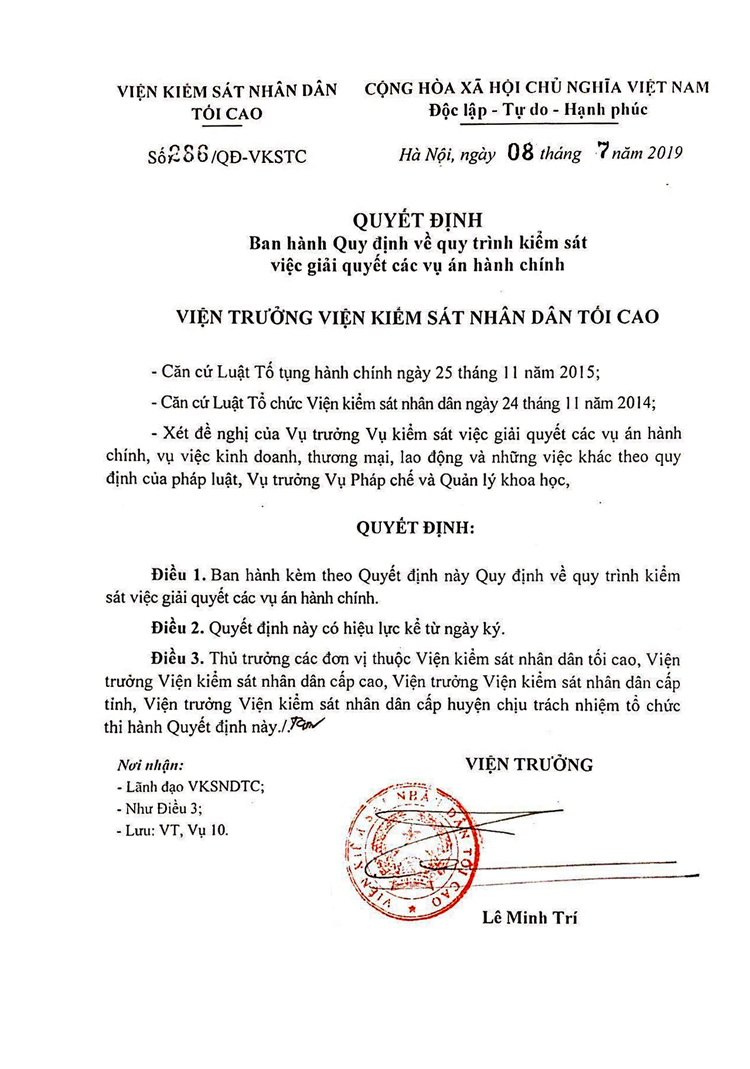
#> input picture dataset/examples/input/administrative_documents.jpg, 750 x 1069 px
$ python scan.py --images ../../dataset/examples/input --image ../../dataset/examples/input/administrative_documents.jpg
#> lines starting #> are read from the running program, lines starting #| are printed output that depends on the picture; after the words box and inside, x2 and y2 are one past the last pixel; in counts of white or black regions, pixels touching at a corner belong together
### src/utils/pyimagesearch/imutils.py
# Import the necessary packages
import numpy as np
import cv2

# [23 lines left out: functions translate, rotate, not called in this run]

def resize(image, width = None, height = None, inter = cv2.INTER_AREA):
	# initialize the dimensions of the image to be resized and
	# grab the image size
	dim = None
	(h, w) = image.shape[:2]

	# if both the width and height are None, then return the
	# original image
	if width is None and height is None:
		return image

	# check to see if the width is None
	if width is None:
		# calculate the ratio of the height and construct the
		# dimensions
		r = height / float(h)
		dim = (int(w * r), height)

	# otherwise, the height is None
	else:
		# calculate the ratio of the width and construct the
		# dimensions
		r = width / float(w)
		dim = (width, int(h * r))

	# resize the image
	resized = cv2.resize(image, dim, interpolation = inter)

	# return the resized image
	return resized

### src/utils/scan.py
# USAGE:
# python scan.py (--images <IMG_DIR> | --image <IMG_PATH>) [-i]

# To scan all images in a directory automatically:
# python scan.py --images sample_images

from pyimagesearch import transform
from pyimagesearch import imutils
from scipy.spatial import distance as dist
from matplotlib.patches import Polygon
import numpy as np
import matplotlib.pyplot as plt
import itertools
import math
import cv2
from pylsd.lsd import lsd

import argparse
import os


class DocScanner(object):
    """An image scanner"""

    def __init__(self, MIN_QUAD_AREA_RATIO=0.25, MAX_QUAD_ANGLE_RANGE=40):
        """
        Args:
            MIN_QUAD_AREA_RATIO (float): A contour will be rejected if its corners
                do not form a quadrilateral that covers at least MIN_QUAD_AREA_RATIO
                of the original image. Defaults to 0.25.
            MAX_QUAD_ANGLE_RANGE (int):  A contour will also be rejected if the range
                of its interior angles exceeds MAX_QUAD_ANGLE_RANGE. Defaults to 40.
        """
        self.MIN_QUAD_AREA_RATIO = MIN_QUAD_AREA_RATIO
        self.MAX_QUAD_ANGLE_RANGE = MAX_QUAD_ANGLE_RANGE

    # [45 lines left out: functions filter_corners, angle_between_vectors_degrees, get_angle, angle_range, not called in this run]

    def get_corners(self, img):
        """
        Returns a list of corners ((x, y) tuples) found in the input image. With proper
        pre-processing and filtering, it should output at most 10 potential corners.
        This is a utility function used by get_contours. The input image is expected
        to be rescaled and Canny filtered prior to be passed in.
        """
        lines = lsd(img)

        # massages the output from LSD
        # LSD operates on edges. One "line" has 2 edges, and so we need to combine the edges back into lines
        # 1. separate out the lines into horizontal and vertical lines.
        # 2. Draw the horizontal lines back onto a canvas, but slightly thicker and longer.
        # 3. Run connected-components on the new canvas
        # 4. Get the bounding box for each component, and the bounding box is final line.
        # 5. The ends of each line is a corner
        # 6. Repeat for vertical lines
        # 7. Draw all the final lines onto another canvas. Where the lines overlap are also corners

        corners = []
        if lines is not None:
            # separate out the horizontal and vertical lines, and draw them back onto separate canvases
            lines = lines.squeeze().astype(np.int32).tolist()
            horizontal_lines_canvas = np.zeros(img.shape, dtype=np.uint8)
            vertical_lines_canvas = np.zeros(img.shape, dtype=np.uint8)
            for line in lines:
                x1, y1, x2, y2, _ = line
                if abs(x2 - x1) > abs(y2 - y1):
                    (x1, y1), (x2, y2) = sorted(((x1, y1), (x2, y2)), key=lambda pt: pt[0])
                    cv2.line(horizontal_lines_canvas, (max(x1 - 5, 0), y1), (min(x2 + 5, img.shape[1] - 1), y2), 255, 2)
                else:
                    (x1, y1), (x2, y2) = sorted(((x1, y1), (x2, y2)), key=lambda pt: pt[1])
                    cv2.line(vertical_lines_canvas, (x1, max(y1 - 5, 0)), (x2, min(y2 + 5, img.shape[0] - 1)), 255, 2)

            lines = []

            # find the horizontal lines (connected-components -> bounding boxes -> final lines)
            (contours, hierarchy) = cv2.findContours(horizontal_lines_canvas, cv2.RETR_EXTERNAL, cv2.CHAIN_APPROX_NONE)
            contours = sorted(contours, key=lambda c: cv2.arcLength(c, True), reverse=True)[:2]
            horizontal_lines_canvas = np.zeros(img.shape, dtype=np.uint8)
            for contour in contours:
                contour = contour.reshape((contour.shape[0], contour.shape[2]))
                min_x = np.amin(contour[:, 0], axis=0) + 2
                max_x = np.amax(contour[:, 0], axis=0) - 2
                left_y = int(np.average(contour[contour[:, 0] == min_x][:, 1]))
                right_y = int(np.average(contour[contour[:, 0] == max_x][:, 1]))
                lines.append((min_x, left_y, max_x, right_y))
                cv2.line(horizontal_lines_canvas, (min_x, left_y), (max_x, right_y), 1, 1)
                corners.append((min_x, left_y))
                corners.append((max_x, right_y))

            # find the vertical lines (connected-components -> bounding boxes -> final lines)
            (contours, hierarchy) = cv2.findContours(vertical_lines_canvas, cv2.RETR_EXTERNAL, cv2.CHAIN_APPROX_NONE)
            contours = sorted(contours, key=lambda c: cv2.arcLength(c, True), reverse=True)[:2]
            vertical_lines_canvas = np.zeros(img.shape, dtype=np.uint8)
            for contour in contours:
                contour = contour.reshape((contour.shape[0], contour.shape[2]))
                min_y = np.amin(contour[:, 1], axis=0) + 2
                max_y = np.amax(contour[:, 1], axis=0) - 2
                top_x = int(np.average(contour[contour[:, 1] == min_y][:, 0]))
                bottom_x = int(np.average(contour[contour[:, 1] == max_y][:, 0]))
                lines.append((top_x, min_y, bottom_x, max_y))
                cv2.line(vertical_lines_canvas, (top_x, min_y), (bottom_x, max_y), 1, 1)
                corners.append((top_x, min_y))
                corners.append((bottom_x, max_y))

            # find the corners
            corners_y, corners_x = np.where(horizontal_lines_canvas + vertical_lines_canvas == 2)
            corners += zip(corners_x, corners_y)

        # remove corners in close proximity
        corners = self.filter_corners(corners)
        return corners

    # [5 lines left out: function is_valid_contour, not called in this run]


    def get_contour(self, rescaled_image, output_path=None):
        """
        Returns a numpy array of shape (4, 2) containing the vertices of the four corners
        of the document in the image. It considers the corners returned from get_corners()
        and uses heuristics to choose the four corners that most likely represent
        the corners of the document. If no corners were found, or the four corners represent
        a quadrilateral that is too small or convex, it returns the original four corners.
        """

        # these constants are carefully chosen
        MORPH = 9
        # CANNY = 84
        CANNY = 20
        HOUGH = 25

        IM_HEIGHT, IM_WIDTH, _ = rescaled_image.shape

        # convert the image to grayscale and blur it slightly
        gray = cv2.cvtColor(rescaled_image, cv2.COLOR_BGR2GRAY)
        gray = cv2.GaussianBlur(gray, (7,7), 0)

        # dilate helps to remove potential holes between edge segments
        kernel = cv2.getStructuringElement(cv2.MORPH_RECT,(MORPH,MORPH))
        dilated = cv2.morphologyEx(gray, cv2.MORPH_CLOSE, kernel)

        # find edges and mark them in the output map using the Canny algorithm
        # "edged" type=numpy.array; shape=(500, 538) là hình ảnh edge
        edged = cv2.Canny(dilated, 0, CANNY)
        cv2.imwrite("edged.jpg", edged)
        # if output_path is not None:
        #     canny_out = output_path[:-4] + '_canny.jpg'
        #     # cv2.imwrite(canny_out, edged)
        #
        test_corners = self.get_corners(edged)

        approx_contours = []

        if len(test_corners) >= 4:
            quads = []

            for quad in itertools.combinations(test_corners, 4):
                points = np.array(quad)
                points = transform.order_points(points)
                points = np.array([[p] for p in points], dtype = "int32")
                quads.append(points)

            # get top five quadrilaterals by area
            quads = sorted(quads, key=cv2.contourArea, reverse=True)[:5]
            # sort candidate quadrilaterals by their angle range, which helps remove outliers
            quads = sorted(quads, key=self.angle_range)

            approx = quads[0]
            if self.is_valid_contour(approx, IM_WIDTH, IM_HEIGHT):
                approx_contours.append(approx)

            # for debugging: uncomment the code below to draw the corners and countour found
            # by get_corners() and overlay it on the image

            # cv2.drawContours(rescaled_image, [approx], -1, (20, 20, 255), 2)
            # plt.scatter(*zip(*test_corners))
            # plt.imshow(rescaled_image)
            # plt.show()

        # also attempt to find contours directly from the edged image, which occasionally
        # produces better results
        (cnts, hierarchy) = cv2.findContours(edged.copy(), cv2.RETR_EXTERNAL, cv2.CHAIN_APPROX_SIMPLE)
        cnts = sorted(cnts, key=cv2.contourArea, reverse=True)[:5]

        # loop over the contours
        for c in cnts:
            # approximate the contour
            approx = cv2.approxPolyDP(c, 80, True)
            if self.is_valid_contour(approx, IM_WIDTH, IM_HEIGHT):
                approx_contours.append(approx)
                break

        # If we did not find any valid contours, just use the whole image
        if not approx_contours:
            TOP_RIGHT = (IM_WIDTH, 0)
            BOTTOM_RIGHT = (IM_WIDTH, IM_HEIGHT)
            BOTTOM_LEFT = (0, IM_HEIGHT)
            TOP_LEFT = (0, 0)
            screenCnt = np.array([[TOP_RIGHT], [BOTTOM_RIGHT], [BOTTOM_LEFT], [TOP_LEFT]])

        else:
            screenCnt = max(approx_contours, key=cv2.contourArea)

        return screenCnt.reshape(4, 2)

    def scan(self, image, vis_img_path=None, txt_path=None, binary=False):

        RESCALED_HEIGHT = 500.0

        # load the image and compute the ratio of the old height
        # to the new height, clone it, and resize it

        assert(image is not None)

        ratio = image.shape[0] / RESCALED_HEIGHT
        orig = image.copy()
        # giả sử Input_Image.shape = (1724, 1858, 3)
        # --> "rescaled_image" = (500, 538, 3)
        rescaled_image = imutils.resize(image, height = int(RESCALED_HEIGHT))

        # get the contour of the document
        # tọa độ 4 góc của hình chữ nhật
        screenCnt = self.get_contour(rescaled_image)

        # apply the perspective transformation
        warped, rect = transform.four_point_transform(orig, screenCnt * ratio)

        if binary:
            # convert the warped image to grayscale
            gray = cv2.cvtColor(warped, cv2.COLOR_BGR2GRAY)

            # sharpen image
            sharpen = cv2.GaussianBlur(gray, (0,0), 3)
            sharpen = cv2.addWeighted(gray, 1.5, sharpen, -0.5, 0)

            # apply adaptive threshold to get black and white effect
            warped = cv2.adaptiveThreshold(sharpen, 255, cv2.ADAPTIVE_THRESH_GAUSSIAN_C, cv2.THRESH_BINARY, 21, 15)

        if vis_img_path is not None:
            # save the transformed image
            cv2.imwrite(vis_img_path, warped)
            if txt_path is not None:
                with open(txt_path, "w") as file:
                    file.write("[" + "], [".join([", ".join([str(ele) for ele in item]) for item in rect]) + "]")
        else:
            return warped, rect

if __name__ == "__main__":
    parser = argparse.ArgumentParser("Document Extraction")
    parser.add_argument("--images", default=None, help="Directory of images to be scanned")
    parser.add_argument("--image", default=None, help="Path to single image to be scanned")
    parser.add_argument("--output", default="./results", help="Path to single image to be scanned")

    args = parser.parse_args()

    im_dir = args.images
    im_file_path = args.image


    scanner = DocScanner()

    valid_formats = [".jpg", ".jpeg", ".jp2", ".png", ".bmp", ".tiff", ".tif"]

    get_ext = lambda f: os.path.splitext(f)[1].lower()

    # Scan single image specified by command line argument --image <IMAGE_PATH>
    if im_file_path:
        path = os.path.dirname(args.output)
        os.makedirs(path,exist_ok=True)
        image = cv2.imread(im_file_path)
#> image is the input picture: shape (1069, 750, 3); mean B, G, R 241.4, 241.7, 242.4
        # giả sử có tên file là image.png thì file_name="image"
        file_name = im_file_path[:-4].split("/")[-1]
        scanner.scan(image, os.path.join(args.output, file_name + "_scanned.jpg"))
#> in resize, `resized = cv2.resize(image, dim, interpolation = inter)`:
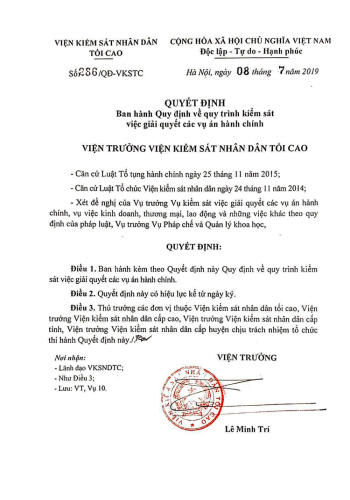
#> resized: shape (500, 350, 3); mean B, G, R 241.4, 241.7, 242.4
#> in get_contour, `gray = cv2.GaussianBlur(gray, (7,7), 0)`:
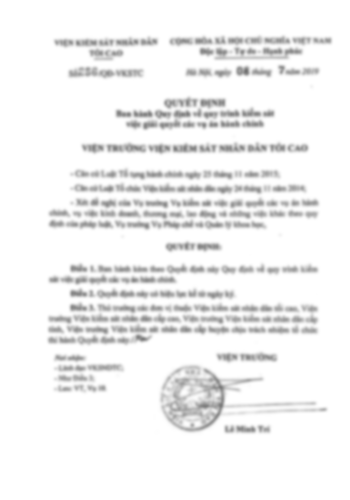
#> gray: shape (500, 350); min 115, max 255, mean 241.9
#> in get_contour, `dilated = cv2.morphologyEx(gray, cv2.MORPH_CLOSE, kernel)`:
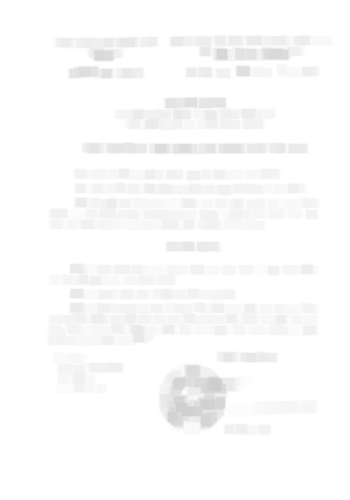
#> dilated: shape (500, 350); min 205, max 255, mean 251.2
#> in get_contour, `edged = cv2.Canny(dilated, 0, CANNY)`:
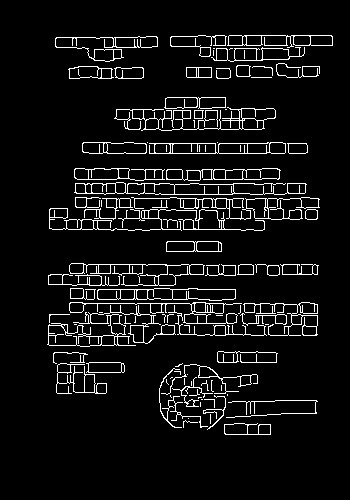
#> edged: shape (500, 350); 6.8% white in thin lines or dots, all inside (x1, y1, x2, y2) = (47, 35, 333, 435)
#> (the call stopped at in get_corners, `lines = lsd(img)`: pylsd is not available in this run)

    # Scan all valid images in directory specified by command line argument --images <IMAGE_DIR>
    else:
        im_files = [f for f in os.listdir(im_dir) if get_ext(f) in valid_formats]
        for im in im_files:
            output_path = os.path.join(args.output, im)
            image = cv2.imread(im_dir + '/' + im)
            scanner.scan(image, output_path)
